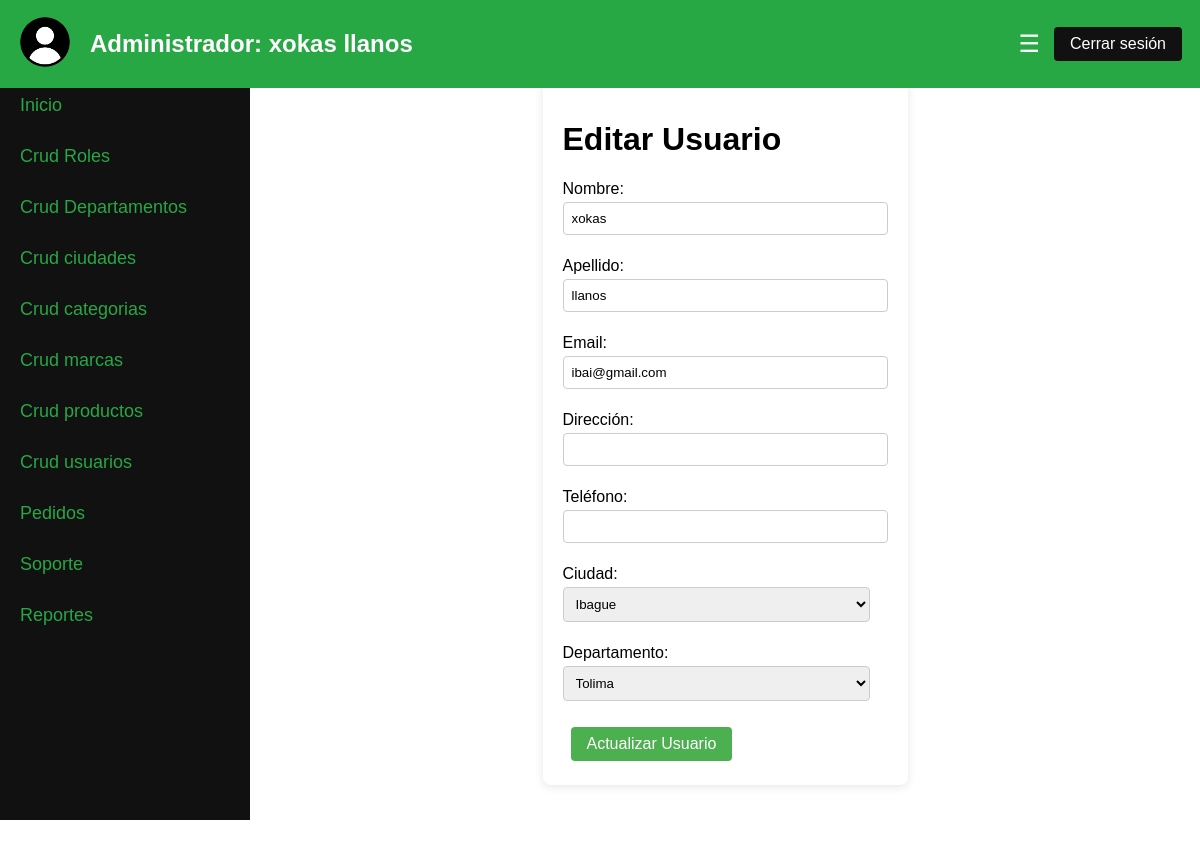
The app's page /Proyecto_SFT_MNS/cruds/usuarios/editar_usuario.php?id_usuario=777 (signed in) with its own data.
### tables this page shows
CREATE TABLE `usuarios` (
  `id_usuario` int(11) NOT NULL,
  `nombre_usuario` varchar(100) NOT NULL,
  `apellido_usuario` varchar(100) NOT NULL,
  `email_usuario` varchar(100) NOT NULL,
  `contraseña_usuario` varchar(100) NOT NULL,
  `direccion_usuario` varchar(255) DEFAULT NULL,
  `telefono_usuario` varchar(20) DEFAULT NULL,
  `rol_id` int(11) DEFAULT NULL,
  `ciudad_id` int(11) DEFAULT NULL,
  `departamento_id` int(11) DEFAULT NULL
);

CREATE TABLE `ciudades` (
  `id_ciudad` int(11) NOT NULL,
  `nombre_ciudad` varchar(100) NOT NULL,
  `departamento_id` int(11) DEFAULT NULL
);

CREATE TABLE `departamentos` (
  `id_departamento` int(11) NOT NULL,
  `nombre_departamento` varchar(100) NOT NULL
);

### Proyecto_SFT_MNS/cruds/usuarios/editar_usuario.php (the view, shortened to what this page needs)
<?php
require '../../config/database.php';
$usuario = null;
if (isset($_GET['id_usuario'])) {
    $idUsuarioEditar = $_GET['id_usuario'];
    $sqlUsuario = "SELECT * FROM usuarios WHERE id_usuario = :id_usuario";
    $resultadoUsuario = $base->prepare($sqlUsuario);
    $resultadoUsuario->execute(array(":id_usuario" => $idUsuarioEditar));
    $usuario = $resultadoUsuario->fetch(PDO::FETCH_OBJ);
    $sqlCiudades = "SELECT * FROM ciudades";
    $resultadoCiudades = $base->query($sqlCiudades)->fetchAll(PDO::FETCH_OBJ);
    $sqlDepartamentos = "SELECT * FROM departamentos";
    $resultadoDepartamentos = $base->query($sqlDepartamentos)->fetchAll(PDO::FETCH_OBJ);
}
?>
<!DOCTYPE html>
<html lang="es">
<head>
    <link rel="stylesheet" href="../../css/admin_dashboard.css">
</head>
<body>
<header>
    <div class="admin-header">
        <div class="admin-logo">
            <img src="../../imagenes/usuario.png" alt="User Logo" width="50" height="50">
        </div>
        <div class="admin-name">
            <h2>Administrador: <?php echo htmlspecialchars($_SESSION['admin_nombre']) . ' ' . htmlspecialchars($_SESSION['admin_apellido']); ?></h2>
        </div>
        <button class="menu-button" onclick="toggleSidebar()">☰</button>
        <form id="logout-form" method="POST" action="../../views/cerrar_sesion.php">
            <button type="button" id="logout-button" class="buttonC">Cerrar sesión</button>
        </form>
    </div>
</header>
<div class="admin-container">
    <div class="sidebar" id="sidebar">
        <a href="../../views/admin_dashboard.php">Inicio</a>
        <a href="../../cruds/roles.php" onclick="showSection('roles')">Crud Roles</a>
        <a href="../../cruds/departamentos.php" onclick="showSection('departamentos')">Crud Departamentos</a>
        <a href="../../cruds/ciudades.php" onclick="showSection('ciudades')">Crud ciudades</a>
        <a href="../../cruds/categorias.php" onclick="showSection('categorias')">Crud categorias</a>
        <a href="../../cruds/marcas.php" onclick="showSection('marcas')">Crud marcas</a>
        <a href="../../cruds/productos/productos.php" onclick="showSection('productos')">Crud productos</a>
        <a href="../../cruds/usuarios/usuarios.php" onclick="showSection('usuarios')">Crud usuarios</a>
        <a href="../../cruds/pedidos/pedidos.php" onclick="showSection('pedidos')">Pedidos</a>
            <a href="../../cruds/soporte/soporte.php" onclick="showSection('soporte')">Soporte</a>
            <a href="../../views/reportes.php" onclick="showSection('reportes')">Reportes</a>
    </div>
    <main id="main-content">
        <div id="usuarios" class="section active">
            <div class="crud-containerR">
            <h1><span class="color">Editar Usuario</span></h1>
                <?php if ($usuario): ?>
                <form method="post" action="<?php echo htmlspecialchars($_SERVER['PHP_SELF']); ?>">
                    <label for="nombre">Nombre:</label>
                    <input type="text" name="nombre" value="<?php echo htmlspecialchars($usuario->nombre_usuario); ?>" required><br>
                    <br>
                    <label for="apellido">Apellido:</label>
                    <input type="text" name="apellido" value="<?php echo htmlspecialchars($usuario->apellido_usuario); ?>" required><br>
                    <br>
                    <label for="email">Email:</label>
                    <input type="email" name="email" value="<?php echo htmlspecialchars($usuario->email_usuario); ?>" required><br>
                    <br>
                    <label for="direccion">Dirección:</label>
                    <input type="text" name="direccion" value="<?php echo htmlspecialchars($usuario->direccion_usuario); ?>"><br>
                    <br>
                    <label for="telefono">Teléfono:</label>
                    <input type="text" name="telefono" value="<?php echo htmlspecialchars($usuario->telefono_usuario); ?>"><br>
                    <br>
                    <label for="ciudad_id">Ciudad:</label>
                    <select name="ciudad_id" required>
                        <?php foreach ($resultadoCiudades as $ciudad) : ?>
                            <option value="<?php echo htmlspecialchars($ciudad->id_ciudad); ?>" <?php if ($ciudad->id_ciudad == $usuario->ciudad_id) echo 'selected'; ?>><?php echo htmlspecialchars($ciudad->nombre_ciudad); ?></option>
                        <?php endforeach; ?>
                    </select>
                    <br><br>
                    <label for="departamento_id">Departamento:</label>
                    <select name="departamento_id" required>
                        <?php foreach ($resultadoDepartamentos as $departamento) : ?>
                            <option value="<?php echo htmlspecialchars($departamento->id_departamento); ?>" <?php if ($departamento->id_departamento == $usuario->departamento_id) echo 'selected'; ?>><?php echo htmlspecialchars($departamento->nombre_departamento); ?></option>
                        <?php endforeach; ?>
                    </select>
                    <br><br>
                    <button type="submit" name="actualizar_usuario" class="button">Actualizar Usuario</button>
                </form>
                <?php else: ?>
                    <p>El usuario que intentas editar no existe.</p>
                <?php endif; ?>
            </div>
        </div>
    </main>
</div>
</body>
</html>

### Proyecto_SFT_MNS/css/admin_dashboard.css (style rules this page uses)
body { font-family: Arial, sans-serif; margin: 0; padding: 0; background-image: url('https://encrypted-tbn1.gstatic.com/images?q=tbn:ANd9GcTl8zCvfB75PyeroTWu3tACRRlS4amHP_ynZzlkOtGCr-wXX840'); display: flex; flex-direction: column; }
.admin-header { display: flex; align-items: center; justify-content: space-between; padding: 10px 20px; background-color: #28a745; color: white; position: fixed; top: 0; left: 0; width: 100%; z-index: 1000; }
.admin-logo img { border-radius: 50%; }
.admin-name { flex-grow: 1; margin-left: 20px; }
.menu-button { position: relative; left: -30px; background: none; border: none; color: white; font-size: 24px; cursor: pointer; }
.admin-container { display: flex; flex-direction: row; height: 100vh; margin-top: 60px; }
.sidebar { width: 250px; background-color: #111; overflow-x: hidden; transition: width 0.5s; position: fixed; top: 60px; left: 0; height: calc(100vh - 60px); padding-top: 20px; display: flex; flex-direction: column; }
.sidebar a { padding: 15px 20px; text-decoration: none; font-size: 18px; color: #28a745; display: block; transition: 0.3s; }
main { margin-left: 250px; padding: 20px; flex-grow: 1; transition: margin-left 0.5s; }
.crud-containerR { max-width: min-content; background: white; margin: auto; padding: 20px; border-radius: 8px; box-shadow: 0 2px 10px rgba(0, 0, 0, 0.1); }
.section { display: none; }
.section.active { display: block; }
.color { color: rgb(0, 0, 0); }
.button, input[type="submit"].button { display: inline-block; padding: 8px 16px; margin: 4px 8px; border: none; border-radius: 4px; background-color: #4CAF50; color: white; text-align: center; text-decoration: none; font-size: 16px; cursor: pointer; }
.buttonC, input[type="submit"].buttonC { display: inline-block; position: relative; left: -30px; padding: 8px 16px; margin: 4px 8px; border: none; border-radius: 4px; background-color: #111; color: white; text-align: center; text-decoration: none; font-size: 16px; cursor: pointer; }
.crud-containerR input[type="text"] { width: 307px; padding: 8px; margin: 4px 0; border-radius: 4px; border: 1px solid #ccc; }
.crud-containerR input[type="email"] { width: 307px; padding: 8px; margin: 4px 0; border-radius: 4px; border: 1px solid #ccc; }
.crud-containerR select { width: 307px; padding: 8px; margin: 4px 0; border-radius: 4px; border: 1px solid #ccc; }

### records on screen
usuarios: nombre "xokas", apellido "llanos", email "ibai@gmail.com", ciudad_id "Ibague", departamento_id "Tolima"

### other values on screen
$_SESSION['admin_nombre'] "xokas"
$_SESSION['admin_apellido'] "llanos"
